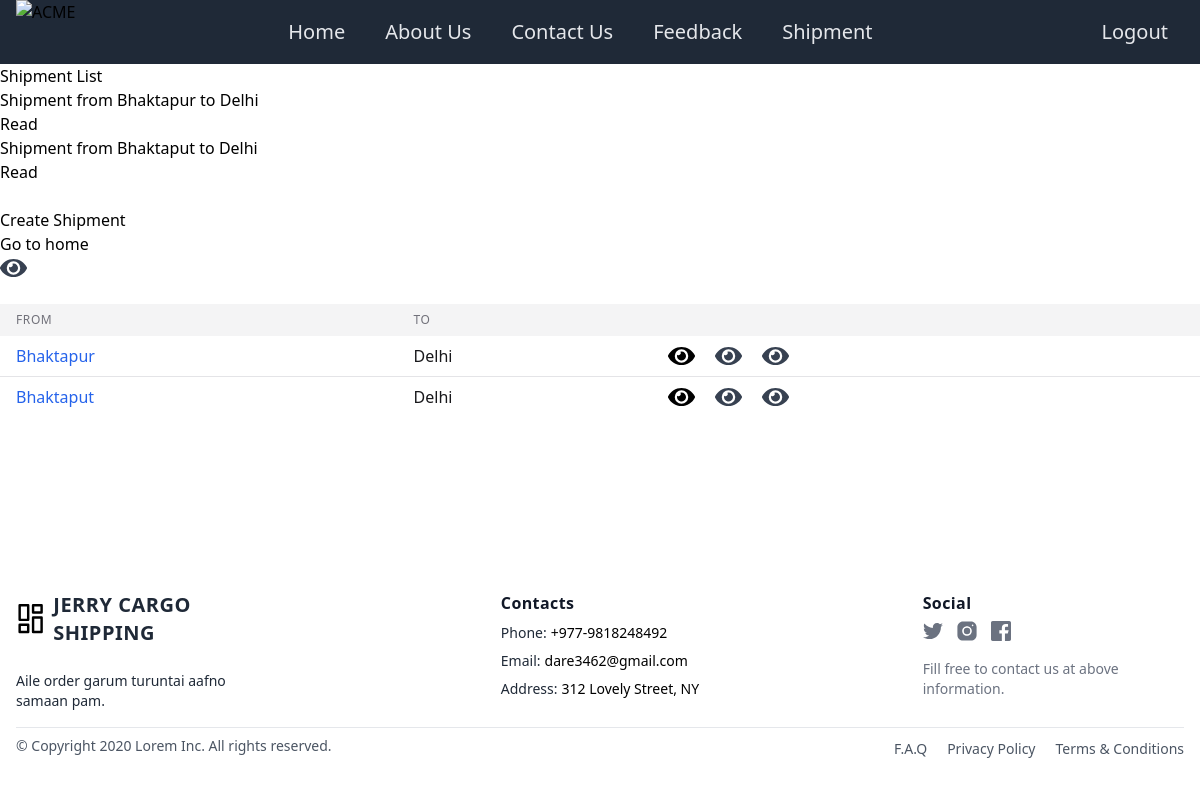
Page /list-shipment (signed in) on the earlier database version.
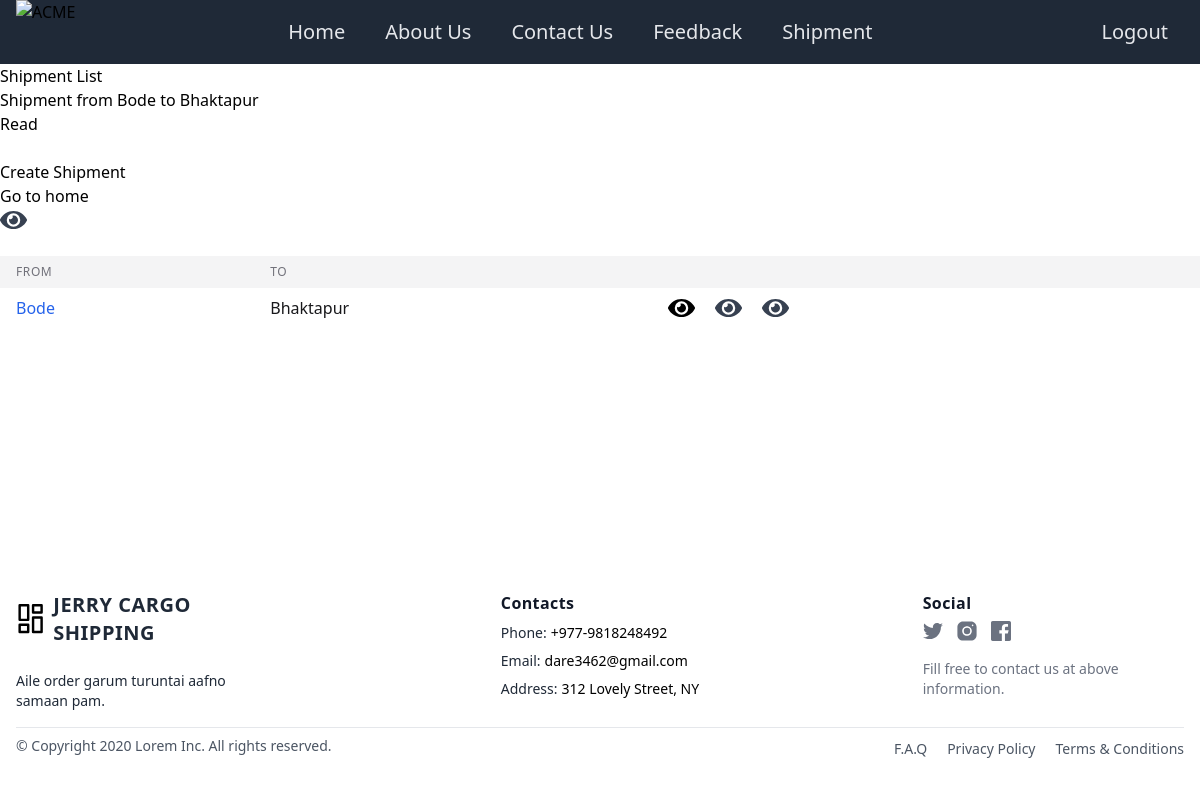
Same page on the later database version.
### shipping/models.py (models this page shows)
class Shipment(models.Model):
    user=models.ForeignKey(User,on_delete=models.CASCADE)
    sender_country=models.ForeignKey(Country,related_name='sender_country',on_delete=models.CASCADE)
    sender_contactnumber = models.CharField(max_length=20,validators=[RegexValidator(regex=r'^\+977-\d{10}$',message='Phone number must be in the format +977-XXXXXXXXXX (where X is a digit).')])
    sender_city=models.CharField(max_length=100)
    sender_postalcode=models.IntegerField()
    sender_telephone1=models.IntegerField(blank=True,null=True)
    sender_telephone2=models.IntegerField(blank=True,null=True)
    sender_address=models.CharField(max_length=100)
    reciever_country=models.ForeignKey(Country,related_name='reciever_country',on_delete=models.CASCADE)
    reciever_firstname=models.CharField(max_length=100)
    reciever_lastname=models.CharField(max_length=100)
    reciever_contactnumber = models.CharField(max_length=20,validators=[RegexValidator(regex=r'^\+977-\d{10}$',message='Phone number must be in the format +977-XXXXXXXXXX (where X is a digit).')])
    reciever_email=models.EmailField()
    reciever_city=models.CharField(max_length=100)
    reciever_postalcode=models.IntegerField(blank=True,null=True)
    reciever_telephone1=models.IntegerField(blank=True,null=True)
    reciever_telephone2=models.IntegerField(blank=True,null=True)
    reciever_address=models.CharField(max_length=100)
    def __str__(self):
        return f"Shipment from {self.sender_city} to {self.reciever_city}"

### shipping/views.py (the view)
# urls.py: path('list-shipment', shippingview.shipment_list, name='shipment_list'),
@login_required
def shipment_list(request):
    if request.user.is_superuser:
        shipments = Shipment.objects.all()
    else:
        shipments = Shipment.objects.filter(user=request.user)
    return render(request, 'shipping/shipment_list.html', {'shipments': shipments})

### shipping/templates/shipping/shipment_list.html (shortened to what this page needs)
{% extends 'shipping/base.html' %}
{% block bodycontent %}
<h2>Shipment List</h2>
    <ul>
        {% for shipment in shipments %}
           <div> <li>{{ shipment }}</li> </div>
           <div> <a href="{% url 'shipment_detail' shipment.pk %}">Read</a></div>
        {% endfor %}
    </ul>
    <br>
    <a href="{% url 'from_form' %}">Create Shipment</a>
    <br>
    <a href="{% url 'shipping-home'%}">Go to home</a>
    <br>
    <br>
    <div class="overflow-x-auto">
  <table class="min-w-full bg-white dark:bg-zinc-800">
    <thead>
      <tr>
        <th class="py-2 px-4 bg-zinc-100 dark:bg-zinc-700 text-left text-xs font-medium text-zinc-500 dark:text-zinc-300 uppercase tracking-wider">From</th>
        <th class="py-2 px-4 bg-zinc-100 dark:bg-zinc-700 text-left text-xs font-medium text-zinc-500 dark:text-zinc-300 uppercase tracking-wider">To</th>
        <th class="py-2 px-4 bg-zinc-100 dark:bg-zinc-700 text-left text-xs font-medium text-zinc-500 dark:text-zinc-300 uppercase tracking-wider"></th>
      </tr>
    </thead>
    <tbody class="divide-y divide-zinc-200 dark:divide-zinc-700">
        {% for shipment in shipments%}
      <tr>
        <td class="py-2 px-4 text-blue-600 dark:text-blue-400">{{shipment.sender_city}}</td>
        <td class="py-2 px-4 text-zinc-900 dark:text-zinc-200">{{shipment.reciever_city}}</td>
        <td class="py-2 px-4 flex gap-x-5 justify-end w-fit">
            <a href="{% url 'shipment_detail' shipment.pk %}">
            </a>
        </td>
    </tr>
    {% endfor %}
    </tbody>
  </table>
</div>
  </body>
{% endblock bodycontent %}

Differences in the rows shown:
removed Shipment: sender_city+reciever_city "Shipment from Bhaktapur to Delhi", sender_city "Bhaktapur", reciever_city "Delhi"
removed Shipment: sender_city+reciever_city "Shipment from Bhaktaput to Delhi", sender_city "Bhaktaput", reciever_city "Delhi"
added Shipment: sender_city+reciever_city "Shipment from Bode to Bhaktapur", sender_city "Bode", reciever_city "Bhaktapur"
